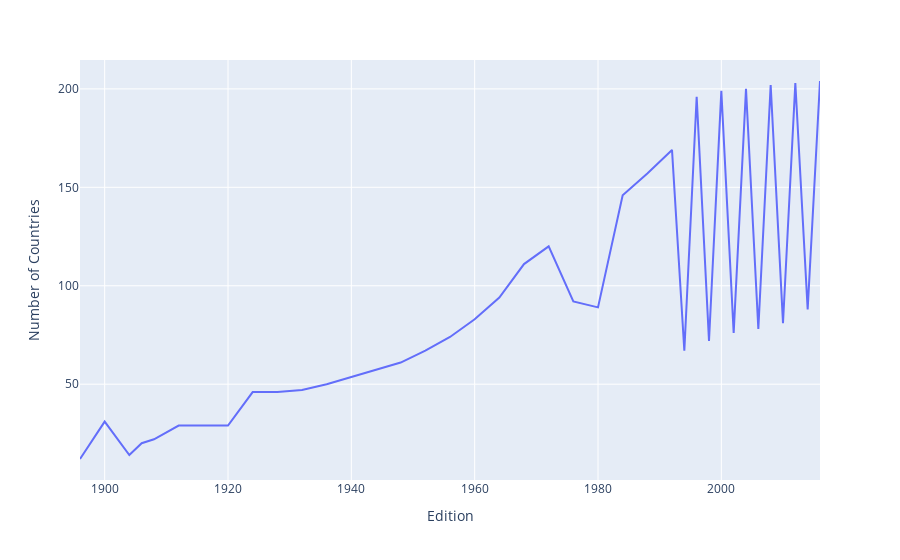

Write notebook code for a chart like this one.
### Code cell
fig

### Figure 1 — Plotly figure (JSON) as saved in the notebook; plotly's stock layout.template omitted (floating-point values rounded to 4 significant figures)
{"data": [{"hovertemplate": "Edition=%{x}<br>Number of Countries=%{y}<extra></extra>", "legendgroup": "", "line": {"color": "#636efa", "dash": "solid"}, "marker": {"symbol": "circle"}, "mode": "lines", "name": "", "orientation": "v", "showlegend": false, "type": "scatter", "x": [1896, 1900, 1904, 1906, 1908, 1912, 1920, 1924, 1928, 1932, 1936, 1948, 1952, 1956, 1960, 1964, 1968, 1972, 1976, 1980, 1984, 1988, 1992, 1994, 1996, 1998, 2000, 2002, 2004, 2006, 2008, 2010, 2012, 2014, 2016], "xaxis": "x", "y": [12, 31, 14, 20, 22, 29, 29, 46, 46, 47, 50, 61, 67, 74, 83, 94, 111, 120, 92, 89, 146, 157, 169, 67, 196, 72, 199, 76, 200, 78, 202, 81, 203, 88, 204], "yaxis": "y"}], "layout": {"legend": {"tracegroupgap": 0}, "margin": {"t": 60}, "xaxis": {"anchor": "y", "domain": [0, 1], "title": {"text": "Edition"}}, "yaxis": {"anchor": "x", "domain": [0, 1], "title": {"text": "Number of Countries"}}}}
